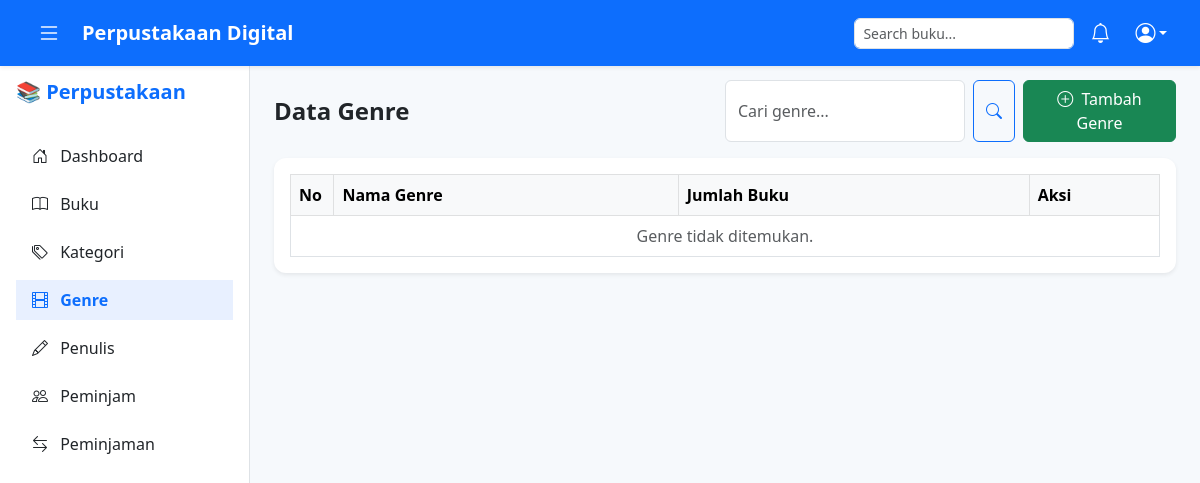
/pages/genre.php (signed in), run on an earlier commit of the app's database.
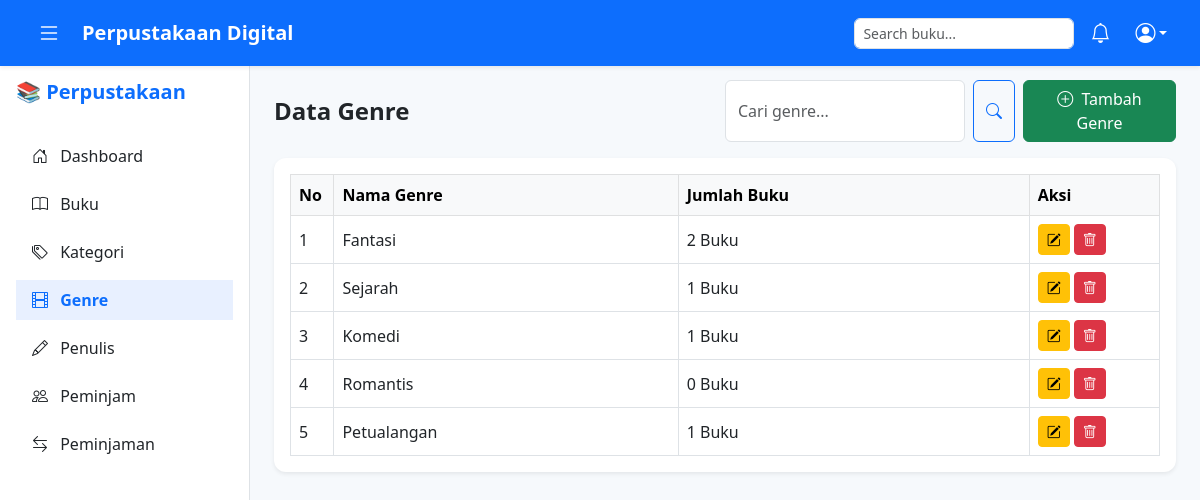
And on a later commit of the database.
### tables this page shows
CREATE TABLE `tb_genre` (
  `id_genre` int(11) NOT NULL,
  `nama_genre` varchar(100) NOT NULL
);

### pages/genre.php (the view, shortened to what this page needs)
<?php
include '../config/koneksi.php';
include '../componen/header.php';
include '../componen/sidebar.php';
$cari = $_GET['cari'] ?? '';
$data = mysqli_query($conn, "
    SELECT g.*, COUNT(bg.id_buku) AS jumlah_buku
    FROM tb_genre g
    LEFT JOIN tb_buku_genre bg ON g.id_genre = bg.id_genre
    WHERE g.nama_genre LIKE '%$cari%'
    GROUP BY g.id_genre
");
?>
<main class="main-content" style="margin-left:250px; padding-top:80px;">
    <div class="container-fluid px-4">
        <div class="d-flex justify-content-between align-items-center mb-3">
            <div class="col-md-6">
                <h4 class="fw-bold mb-0">Data Genre</h4>
            </div>
            <div class="col-md-6 d-flex justify-content-end gap-2">
                <form method="GET" class="d-flex" role="search">
                    <input type="text" name="cari" class="form-control me-2" placeholder="Cari genre..." value="<?= htmlspecialchars($cari); ?>">
                    <button class="btn btn-outline-primary" type="submit">
                        <i class="bi bi-search"></i>
                    </button>
                </form>
                <a href="tambah_genre.php" class="btn btn-success">
                    <i class="bi bi-plus-circle me-1"></i> Tambah Genre
                </a>
            </div>
        </div>
        <div class="card border-0 shadow-sm">
            <div class="card-body table-responsive">
                <table class="table table-bordered table-hover mb-0">
                    <thead class="table-light">
                        <tr>
                            <th style="width:5%;">No</th>
                            <th>Nama Genre</th>
                            <th>Jumlah Buku</th>
                            <th style="width:15%;">Aksi</th>
                        </tr>
                    </thead>
                    <tbody>
                        <?php $no = 1;
                        while ($d = mysqli_fetch_array($data)) : ?>
                            <tr>
                                <td><?= $no++; ?></td>
                                <td><?= htmlspecialchars($d['nama_genre']); ?></td>
                                <td><?= $d['jumlah_buku']; ?> Buku</td>
                                <td>
                                    <a href="edit_genre.php?id=<?= $d['id_genre']; ?>" class="btn btn-warning btn-sm">
                                        <i class="bi bi-pencil-square"></i>
                                    </a>
                                    <a href="../proses/genre_proses.php?hapus&id=<?= $d['id_genre']; ?>" onclick="return confirm('Hapus genre ini?')" class="btn btn-danger btn-sm">
                                        <i class="bi bi-trash"></i>
                                    </a>
                                </td>
                            </tr>
                        <?php endwhile; ?>
                        <?php if (mysqli_num_rows($data) === 0): ?>
                            <tr>
                                <td colspan="4" class="text-center text-muted">Genre tidak ditemukan.</td>
                            </tr>
                        <?php endif; ?>
                    </tbody>
                </table>
            </div>
        </div>
    </div>
</main>
<?php include '../componen/footer.php'; ?>

What changed in the data, as far as the page shows it:
added tb_genre: nama_genre "Fantasi", jumlah_buku "2"
added tb_genre: nama_genre "Sejarah", jumlah_buku "1"
added tb_genre: nama_genre "Komedi", jumlah_buku "1"
added tb_genre: nama_genre "Romantis", jumlah_buku "0"
added tb_genre: nama_genre "Petualangan", jumlah_buku "1"
Also different on the page:
text no longer shown: "Genre tidak ditemukan."
